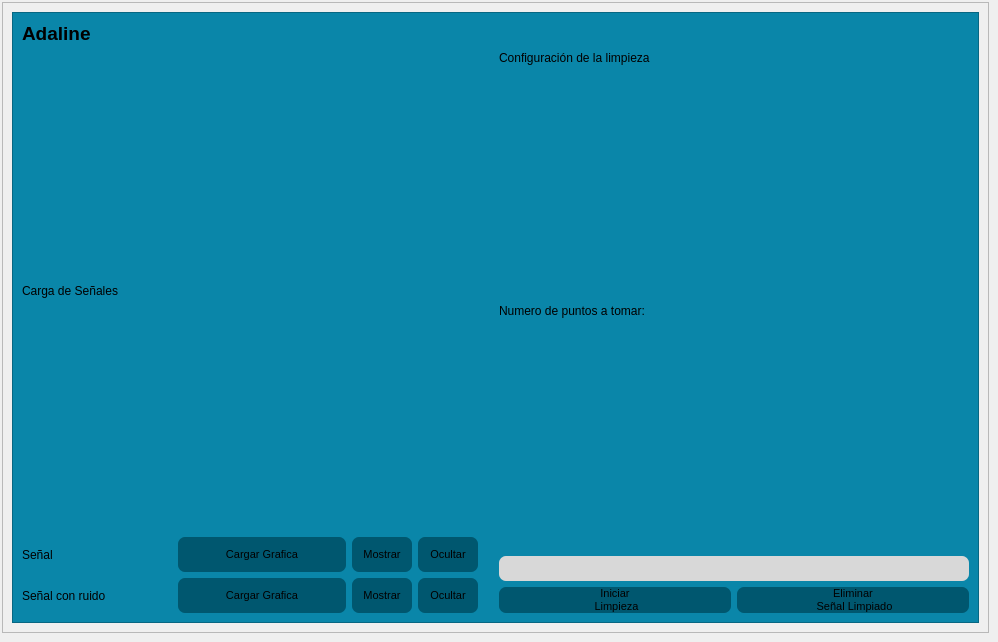
<?xml version="1.0" encoding="UTF-8"?>
<ui version="4.0">
 <class>MainWindow</class>
 <widget class="QMainWindow" name="MainWindow">
  <property name="geometry">
   <rect>
    <x>0</x>
    <y>0</y>
    <width>998</width>
    <height>642</height>
   </rect>
  </property>
  <property name="windowTitle">
   <string>MainWindow</string>
  </property>
  <property name="styleSheet">
   <string notr="true">QTextEdit {
border-radius: 7px;
}

QPushButton{
background-color: #45a049;
border-radius: 7px;
}</string>
  </property>
  <widget class="QWidget" name="centralwidget">
   <layout class="QVBoxLayout" name="verticalLayout">
    <property name="leftMargin">
     <number>2</number>
    </property>
    <property name="topMargin">
     <number>2</number>
    </property>
    <item>
     <widget class="QFrame" name="frame">
      <property name="minimumSize">
       <size>
        <width>500</width>
        <height>200</height>
       </size>
      </property>
      <property name="styleSheet">
       <string notr="true">QTextEdit{
background-color: rgb(255, 255, 255);
color: rgb(31, 31, 31);
}</string>
      </property>
      <property name="frameShape">
       <enum>QFrame::Shape::StyledPanel</enum>
      </property>
      <property name="frameShadow">
       <enum>QFrame::Shadow::Raised</enum>
      </property>
      <layout class="QVBoxLayout" name="verticalLayout_5" stretch="1,3">
       <item>
        <widget class="QFrame" name="frame_2">
         <property name="styleSheet">
          <string notr="true">background-color: rgb(10, 134, 169);</string>
         </property>
         <property name="frameShape">
          <enum>QFrame::Shape::StyledPanel</enum>
         </property>
         <property name="frameShadow">
          <enum>QFrame::Shadow::Raised</enum>
         </property>
         <layout class="QVBoxLayout" name="verticalLayout_4">
          <item>
           <widget class="QLabel" name="label">
            <property name="font">
             <font>
              <pointsize>14</pointsize>
              <bold>true</bold>
             </font>
            </property>
            <property name="text">
             <string>Adaline</string>
            </property>
            <property name="alignment">
             <set>Qt::AlignmentFlag::AlignLeading|Qt::AlignmentFlag::AlignLeft|Qt::AlignmentFlag::AlignVCenter</set>
            </property>
            <property name="margin">
             <number>5</number>
            </property>
           </widget>
          </item>
          <item>
           <layout class="QHBoxLayout" name="horizontalLayout" stretch="0,0">
            <item>
             <layout class="QVBoxLayout" name="verticalLayout_2">
              <property name="rightMargin">
               <number>15</number>
              </property>
              <item>
               <widget class="QLabel" name="label_14">
                <property name="text">
                 <string>Carga de Señales</string>
                </property>
               </widget>
              </item>
              <item>
               <layout class="QGridLayout" name="gridLayout">
                <item row="0" column="0">
                 <widget class="QLabel" name="label_12">
                  <property name="maximumSize">
                   <size>
                    <width>150</width>
                    <height>16777215</height>
                   </size>
                  </property>
                  <property name="text">
                   <string>Señal</string>
                  </property>
                 </widget>
                </item>
                <item row="0" column="1">
                 <widget class="QPushButton" name="button_open_signal">
                  <property name="minimumSize">
                   <size>
                    <width>0</width>
                    <height>35</height>
                   </size>
                  </property>
                  <property name="font">
                   <font>
                    <pointsize>8</pointsize>
                   </font>
                  </property>
                  <property name="styleSheet">
                   <string notr="true">background-color: rgb(0, 87, 111);</string>
                  </property>
                  <property name="text">
                   <string>Cargar Grafica</string>
                  </property>
                 </widget>
                </item>
                <item row="0" column="2">
                 <widget class="QPushButton" name="button_show_signal">
                  <property name="minimumSize">
                   <size>
                    <width>0</width>
                    <height>35</height>
                   </size>
                  </property>
                  <property name="maximumSize">
                   <size>
                    <width>60</width>
                    <height>16777215</height>
                   </size>
                  </property>
                  <property name="font">
                   <font>
                    <pointsize>8</pointsize>
                   </font>
                  </property>
                  <property name="styleSheet">
                   <string notr="true">background-color: rgb(0, 87, 111);</string>
                  </property>
                  <property name="text">
                   <string>Mostrar</string>
                  </property>
                 </widget>
                </item>
                <item row="0" column="3">
                 <widget class="QPushButton" name="button_hide_signal">
                  <property name="minimumSize">
                   <size>
                    <width>0</width>
                    <height>35</height>
                   </size>
                  </property>
                  <property name="maximumSize">
                   <size>
                    <width>60</width>
                    <height>16777215</height>
                   </size>
                  </property>
                  <property name="font">
                   <font>
                    <pointsize>8</pointsize>
                   </font>
                  </property>
                  <property name="styleSheet">
                   <string notr="true">background-color: rgb(0, 87, 111);</string>
                  </property>
                  <property name="text">
                   <string>Ocultar</string>
                  </property>
                 </widget>
                </item>
                <item row="1" column="0">
                 <widget class="QLabel" name="label_13">
                  <property name="maximumSize">
                   <size>
                    <width>150</width>
                    <height>16777215</height>
                   </size>
                  </property>
                  <property name="text">
                   <string>Señal con ruido</string>
                  </property>
                 </widget>
                </item>
                <item row="1" column="1">
                 <widget class="QPushButton" name="button_open_signal_noisy">
                  <property name="minimumSize">
                   <size>
                    <width>0</width>
                    <height>35</height>
                   </size>
                  </property>
                  <property name="font">
                   <font>
                    <pointsize>8</pointsize>
                   </font>
                  </property>
                  <property name="styleSheet">
                   <string notr="true">background-color: rgb(0, 87, 111);</string>
                  </property>
                  <property name="text">
                   <string>Cargar Grafica</string>
                  </property>
                 </widget>
                </item>
                <item row="1" column="2">
                 <widget class="QPushButton" name="button_show_signa_noisy">
                  <property name="minimumSize">
                   <size>
                    <width>0</width>
                    <height>35</height>
                   </size>
                  </property>
                  <property name="maximumSize">
                   <size>
                    <width>60</width>
                    <height>16777215</height>
                   </size>
                  </property>
                  <property name="font">
                   <font>
                    <pointsize>8</pointsize>
                   </font>
                  </property>
                  <property name="styleSheet">
                   <string notr="true">background-color: rgb(0, 87, 111);</string>
                  </property>
                  <property name="text">
                   <string>Mostrar</string>
                  </property>
                 </widget>
                </item>
                <item row="1" column="3">
                 <widget class="QPushButton" name="button_hide_signal_noisy">
                  <property name="minimumSize">
                   <size>
                    <width>0</width>
                    <height>35</height>
                   </size>
                  </property>
                  <property name="maximumSize">
                   <size>
                    <width>60</width>
                    <height>16777215</height>
                   </size>
                  </property>
                  <property name="font">
                   <font>
                    <pointsize>8</pointsize>
                   </font>
                  </property>
                  <property name="styleSheet">
                   <string notr="true">background-color: rgb(0, 87, 111);</string>
                  </property>
                  <property name="text">
                   <string>Ocultar</string>
                  </property>
                 </widget>
                </item>
               </layout>
              </item>
             </layout>
            </item>
            <item>
             <layout class="QVBoxLayout" name="verticalLayout_3">
              <property name="leftMargin">
               <number>0</number>
              </property>
              <item>
               <widget class="QLabel" name="label_15">
                <property name="text">
                 <string>Configuración de la limpieza</string>
                </property>
               </widget>
              </item>
              <item>
               <layout class="QGridLayout" name="gridLayout_2">
                <item row="0" column="0" colspan="2">
                 <layout class="QVBoxLayout" name="verticalLayout_7">
                  <item>
                   <widget class="QLabel" name="label_11">
                    <property name="text">
                     <string>Numero de puntos a tomar:</string>
                    </property>
                   </widget>
                  </item>
                  <item>
                   <widget class="QTextEdit" name="input_number_points">
                    <property name="enabled">
                     <bool>true</bool>
                    </property>
                    <property name="maximumSize">
                     <size>
                      <width>16777215</width>
                      <height>25</height>
                     </size>
                    </property>
                    <property name="styleSheet">
                     <string notr="true">background-color: rgb(216, 216, 216);</string>
                    </property>
                    <property name="tabChangesFocus">
                     <bool>true</bool>
                    </property>
                    <property name="readOnly">
                     <bool>false</bool>
                    </property>
                    <property name="cursorWidth">
                     <number>1</number>
                    </property>
                   </widget>
                  </item>
                 </layout>
                </item>
                <item row="1" column="0">
                 <widget class="QPushButton" name="button_start_clean">
                  <property name="minimumSize">
                   <size>
                    <width>0</width>
                    <height>0</height>
                   </size>
                  </property>
                  <property name="font">
                   <font>
                    <pointsize>8</pointsize>
                   </font>
                  </property>
                  <property name="styleSheet">
                   <string notr="true">background-color: rgb(0, 87, 111);</string>
                  </property>
                  <property name="text">
                   <string>Iniciar 
 Limpieza</string>
                  </property>
                 </widget>
                </item>
                <item row="1" column="1">
                 <widget class="QPushButton" name="button_erase_signal_clean">
                  <property name="minimumSize">
                   <size>
                    <width>0</width>
                    <height>0</height>
                   </size>
                  </property>
                  <property name="font">
                   <font>
                    <pointsize>8</pointsize>
                   </font>
                  </property>
                  <property name="styleSheet">
                   <string notr="true">background-color: rgb(0, 87, 111);</string>
                  </property>
                  <property name="text">
                   <string>Eliminar 
 Señal Limpiado</string>
                  </property>
                 </widget>
                </item>
               </layout>
              </item>
             </layout>
            </item>
           </layout>
          </item>
         </layout>
        </widget>
       </item>
       <item>
        <layout class="QVBoxLayout" name="layout_graphic"/>
       </item>
      </layout>
     </widget>
    </item>
   </layout>
  </widget>
 </widget>
 <resources/>
 <connections/>
</ui>
